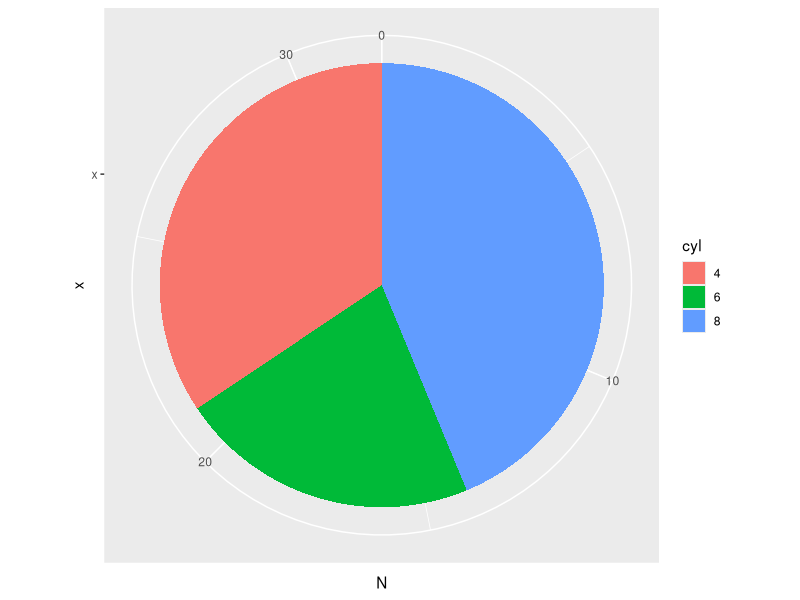
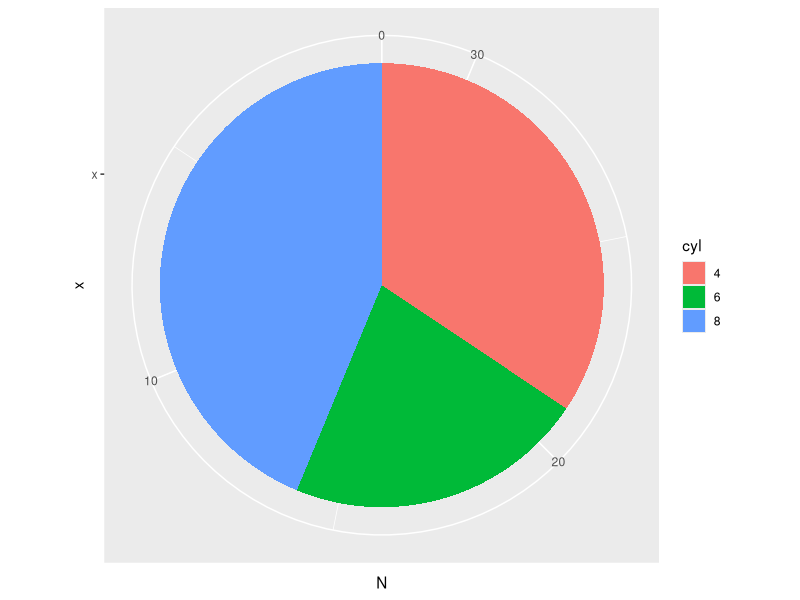
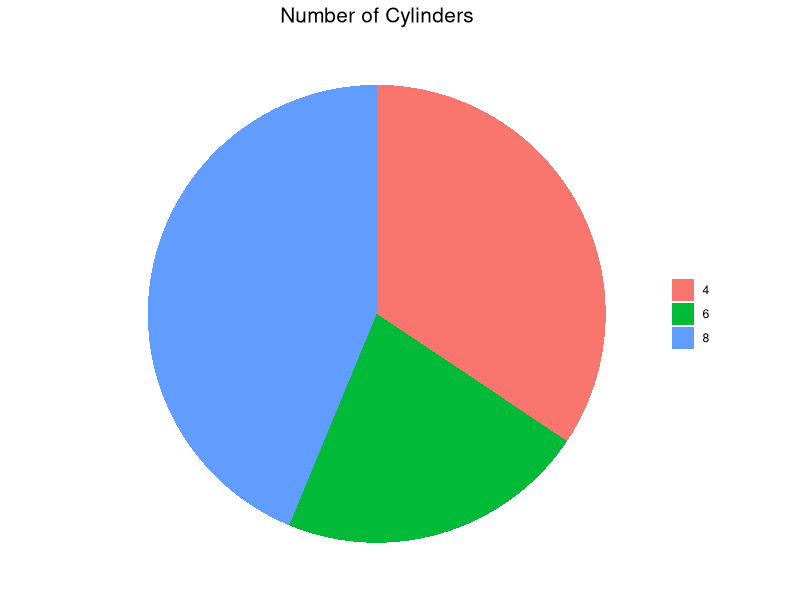
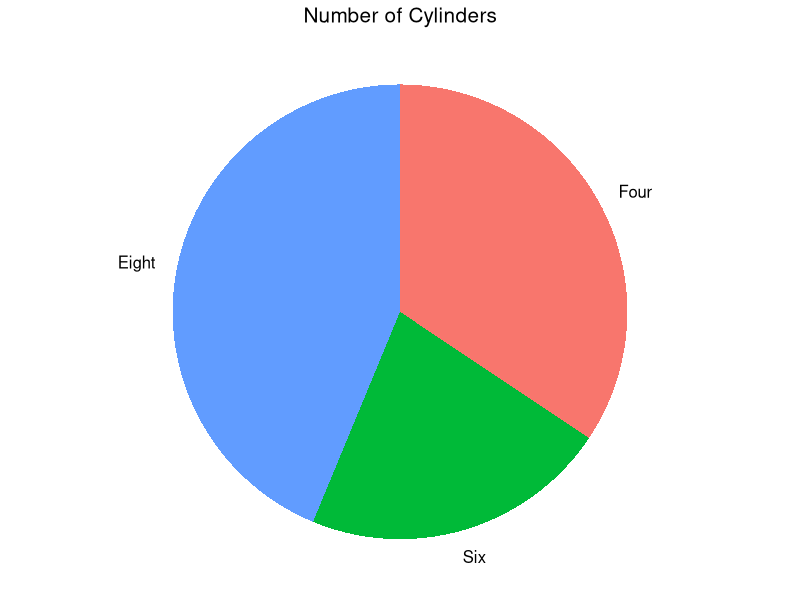
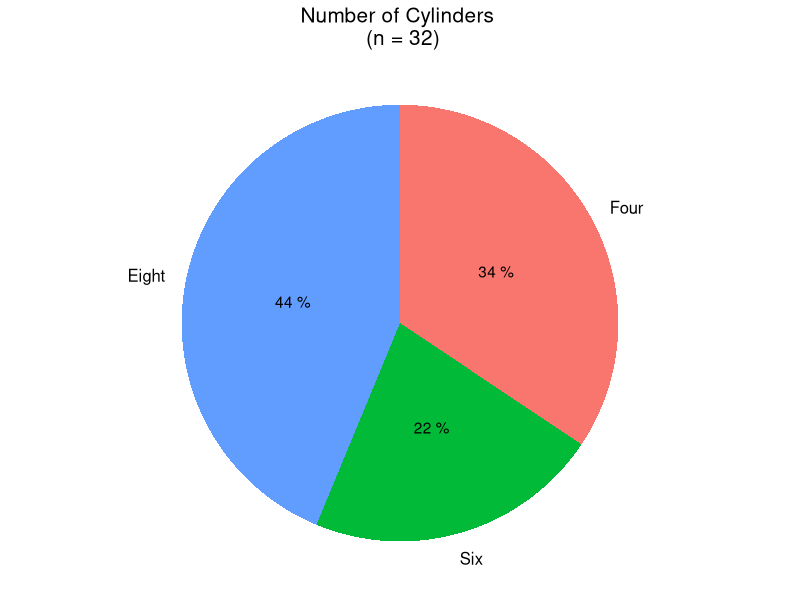
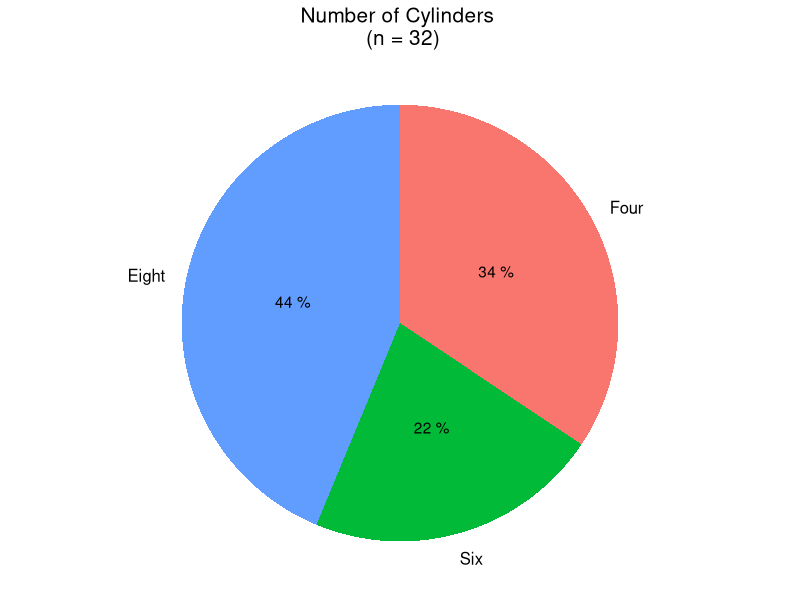
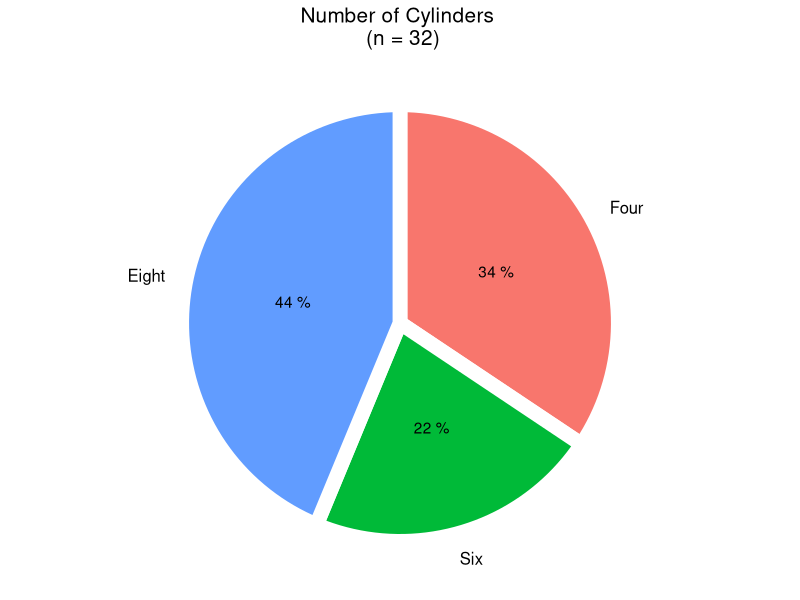
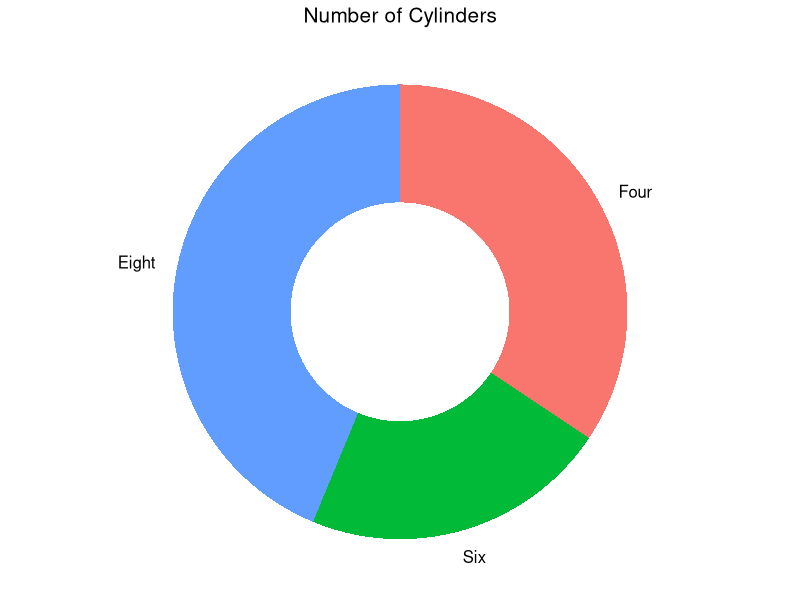

Write R code to recreate these figures, in order.
## ---- chunk 1
knitr::opts_chunk$set(message = F, 
                      error = F, 
                      warning = F)

## ---- chunk 2
library(tidyverse)

# Data preparation: cars with different numbers of cylinders
n_cyl <- mtcars %>%
  group_by(cyl) %>%
  summarise(N = n()) %>%
  mutate(cyl = as.factor(cyl))

# Basic pie chart  
ggplot(n_cyl, aes(x = "x", y = N, fill = cyl)) +
  geom_bar(stat = "identity", position = "stack") + 
  coord_polar(theta = "y")

## ---- chunk 3
ggplot(n_cyl, aes(x = "x", y = N, fill = cyl)) +
  geom_bar(stat = "identity", position = "stack") + 
  coord_polar(theta = "y", direction = -1)  # Counter-clockwise

## ---- chunk 4
ggplot(n_cyl, aes(x = "x", y = N, fill = cyl)) +
  geom_bar(stat = "identity", position = "stack") + 
  coord_polar(theta = "y", direction = -1) +
  scale_fill_discrete(name = NULL) +  # Remove legend title
  labs(title = "Number of Cylinders") +  # Add plot title
  theme_void() +  # Empty theme
  theme(plot.title = element_text(hjust = 0.5, size = 15))

## ---- chunk 5
# Compute the midpoints of the arcs
label_pos <- n_cyl %>%
  arrange(desc(cyl)) %>%  # Reverse the order of the factor levels
  mutate(pos = cumsum(N) - N/2)

ggplot(n_cyl, aes(x = "x", y = N, fill = cyl)) +
  geom_bar(stat = "identity", position = "stack") + 
  coord_polar(theta = "y", direction = -1, clip = "off") +
  scale_y_continuous(breaks = label_pos$pos, labels = c("Eight     ", "Six", "    Four")) +  # Add some white space to the labels to prevent overlapping 
  scale_fill_discrete(name = NULL, guide = F) +  
  labs(title = "Number of Cylinders") + 
  theme_void() +
  theme(plot.title = element_text(hjust = 0.5, size = 15),
        axis.text.x = element_text(size = 12))

## ---- chunk 6
# A dataframe for mapping the labels to the slices
label_pos2 <- n_cyl %>%
  arrange(desc(cyl)) %>%
  mutate(pos = cumsum(N) - N/2,
         prop = paste(100*round(N/sum(N), 2), "%"))

ggplot(n_cyl, aes(x = "x", y = N, fill = cyl)) +
  geom_bar(stat = "identity", position = "stack") + 
  geom_text(data = label_pos2, aes(x = "x", y = pos, label = prop)) +
  coord_polar(theta = "y", direction = -1, clip = "off") +
  scale_y_continuous(breaks = label_pos2$pos, labels = c("Eight     ", "Six", "    Four")) + 
  scale_fill_discrete(name = NULL, guide = F) +  
  labs(title = "Number of Cylinders \n (n = 32)") + 
  theme_void() +
  theme(plot.title = element_text(hjust = 0.5, size = 15),
        axis.text.x = element_text(size = 12)) 

## ---- chunk 7
n_cyl2 <- n_cyl %>%
  arrange(desc(cyl)) %>%
  mutate(pos = cumsum(N) - N/2,
         prop = paste(100*round(N/sum(N), 2), "%"))

ggplot(n_cyl2, aes(x = "x", y = N, fill = cyl)) +
  geom_bar(stat = "identity", position = "stack") + 
  geom_text(aes(label = prop), position = position_stack(vjust = 0.5)) +  # Center-align the vertical positions of the labels on each stack
  coord_polar(theta = "y", direction = -1, clip = "off") +
  scale_y_continuous(breaks = n_cyl2$pos, labels = c("Eight     ", "Six", "    Four")) + 
  scale_fill_discrete(name = NULL, guide = F) +  
  labs(title = "Number of Cylinders \n (n = 32)") + 
  theme_void() +
  theme(plot.title = element_text(hjust = 0.5, size = 15),
        axis.text.x = element_text(size = 12)) 

## ---- chunk 8
label_pos2 <- n_cyl %>%
  arrange(desc(cyl)) %>%
  mutate(cumsum = cumsum(N),
         mid = N/2,
         pos = cumsum - mid,
         prop = paste(100*round(N/sum(N), 2), "%"))

ggplot(n_cyl, aes(x = "x", y = N, fill = cyl)) +
  geom_bar(stat = "identity", position = "stack", color = "white", size = 5) +  # Add white borders around the slices
  geom_text(data = label_pos2, aes(x = "x", y = pos, label = prop)) +
  coord_polar(theta = "y", direction = -1, clip = "off") +
  scale_y_continuous(breaks = label_pos$pos, labels = c("Eight     ", "Six", "    Four")) +
  scale_fill_discrete(name = NULL, guide = F) +  
  labs(title = "Number of Cylinders \n (n = 32)") + 
  theme_void() +
  theme(plot.title = element_text(hjust = 0.5, size = 15),
        axis.text.x = element_text(size = 12))  
## ---- chunk 9
label_pos <- n_cyl %>%
  arrange(desc(cyl)) %>%
  mutate(cumsum = cumsum(N),
         mid = N/2,
         pos = cumsum - mid)

ggplot(n_cyl, aes(x = "x", y = N, fill = cyl)) +
  geom_bar(stat = "identity", position = "stack", width = 0.7) +
  scale_x_discrete(limits = c("x_empty", "x")) +
  coord_polar(theta = "y", direction = -1, clip = "off") +
  scale_y_continuous(breaks = label_pos$pos, labels = c("Eight     ", "Six", "    Four")) + 
  scale_fill_discrete(name = NULL, guide = F) +  
  labs(title = "Number of Cylinders") + 
  theme_void() +
  theme(plot.title = element_text(hjust = 0.5, size = 15),
        axis.text.x = element_text(size = 12))
## ---- chunk 10
ggplot(n_cyl, aes(x = "x", y = N, fill = cyl)) +
  geom_bar(stat = "identity", position = "stack", width = 1) + 
  coord_polar(theta = "x", direction = -1, clip = "off") +
  scale_fill_discrete(name = NULL) +  
  labs(title = "Number of Cylinders") + 
  theme_void() +
  theme(plot.title = element_text(hjust = 0.5, size = 15))
